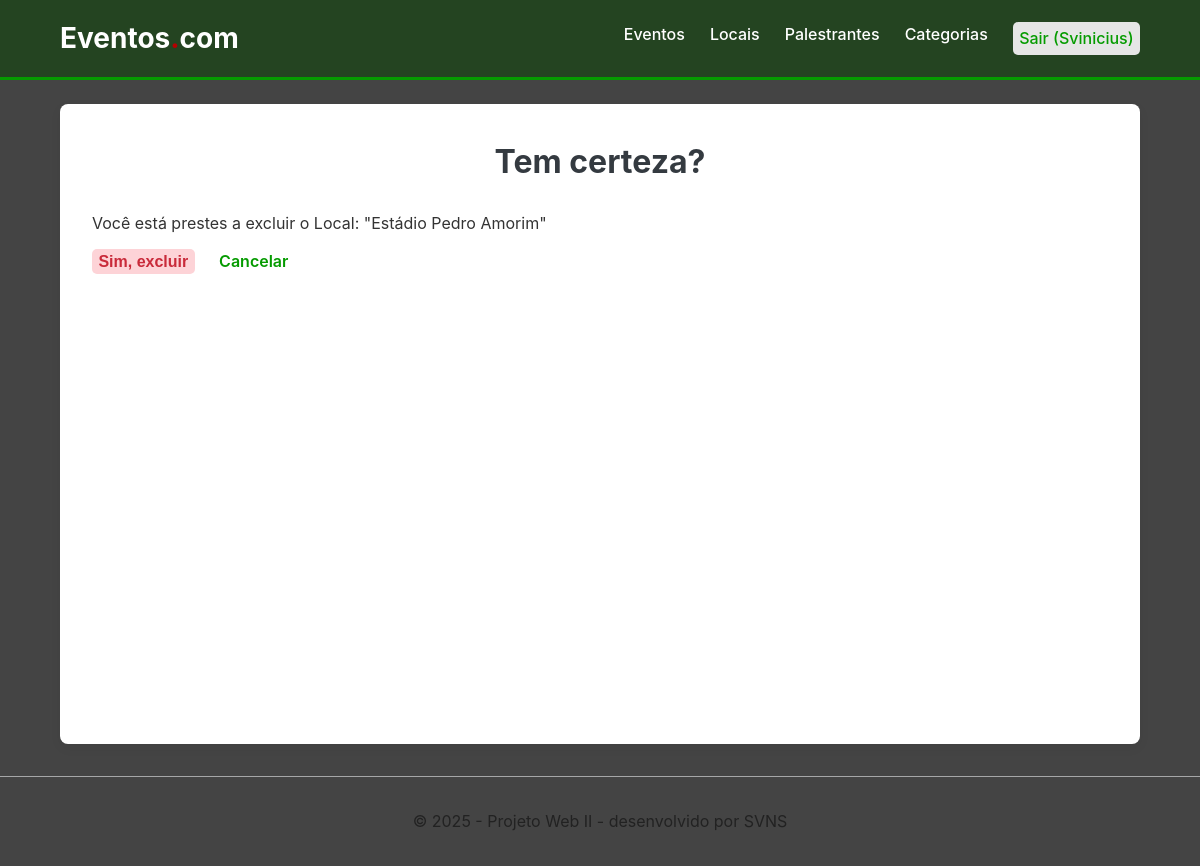
Before: /local/2/apagar/ (signed in) with the older database file.
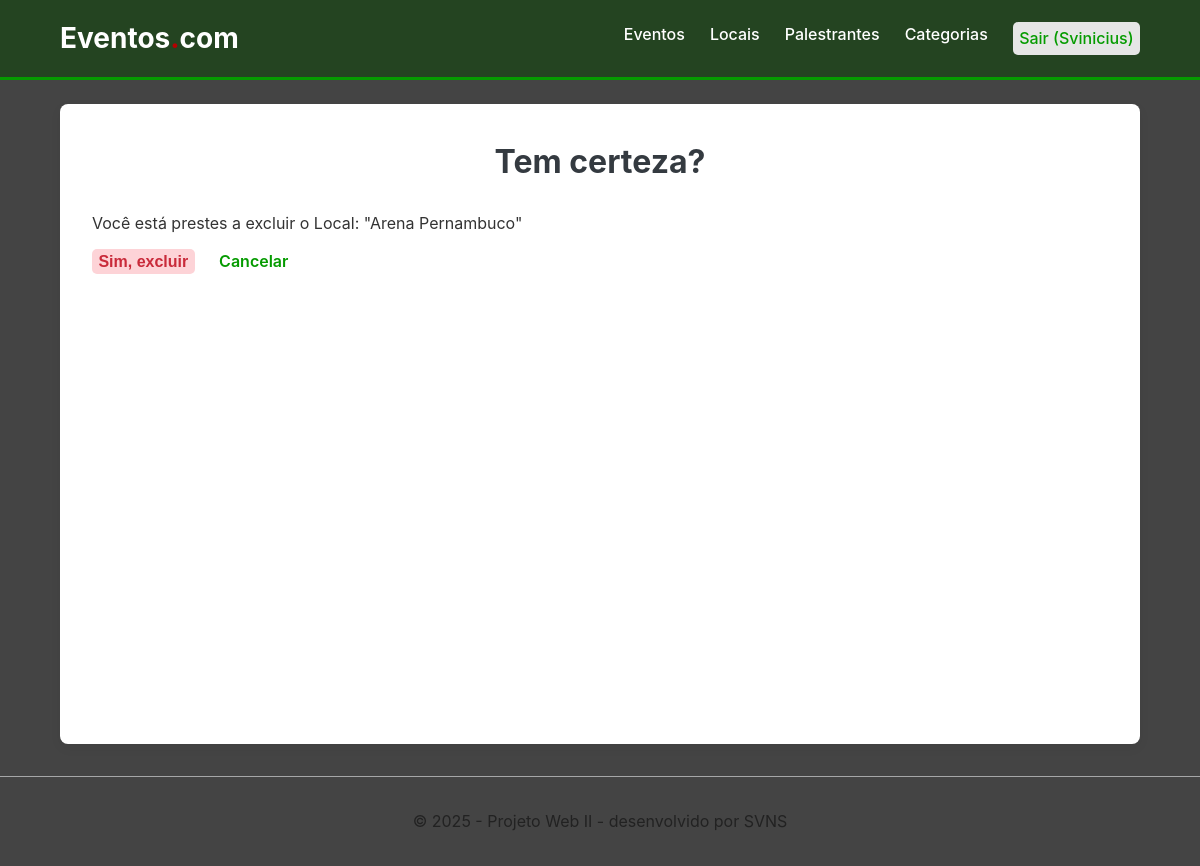
After: the same page with the newer database file.
### projeto_webII_app/models.py (models this page shows, shortened)
class Local(models.Model):
    nome = models.CharField(max_length=150)
    endereco = models.CharField(max_length=300)
    capacidade = models.PositiveIntegerField(default=0)

### projeto_webII_app/views.py (the view)
# urls.py: path('local/<int:id>/apagar/', views.apagarLocal, name='apagarLocal'),
@login_required
def apagarLocal(request, id):
    local = get_object_or_404(Local, pk=id)
    if request.method == 'POST':
        local.delete()
        return redirect('listarLocais')
    return render(request, 'app/apagarGenerico.html', {'objeto': local, 'tipo': 'Local'})

### projeto_webII_app/templates/app/apagarGenerico.html (shortened to what this page needs)
{% extends 'app/base.html' %}
{% block content %}
    <h1>Tem certeza?</h1>
    <p>Você está prestes a excluir o {{ tipo }}: "{{ objeto.nome }}"</p>
    <form method="post">
        <button type="submit" class="btn-danger">Sim, excluir</button>
        <a href="#" onclick="window.history.back();" class="btn">Cancelar</a>
    </form>
{% endblock %}

Changed rows visible on the page:
changed Local: nome "Estádio Pedro Amorim" → "Arena Pernambuco"
